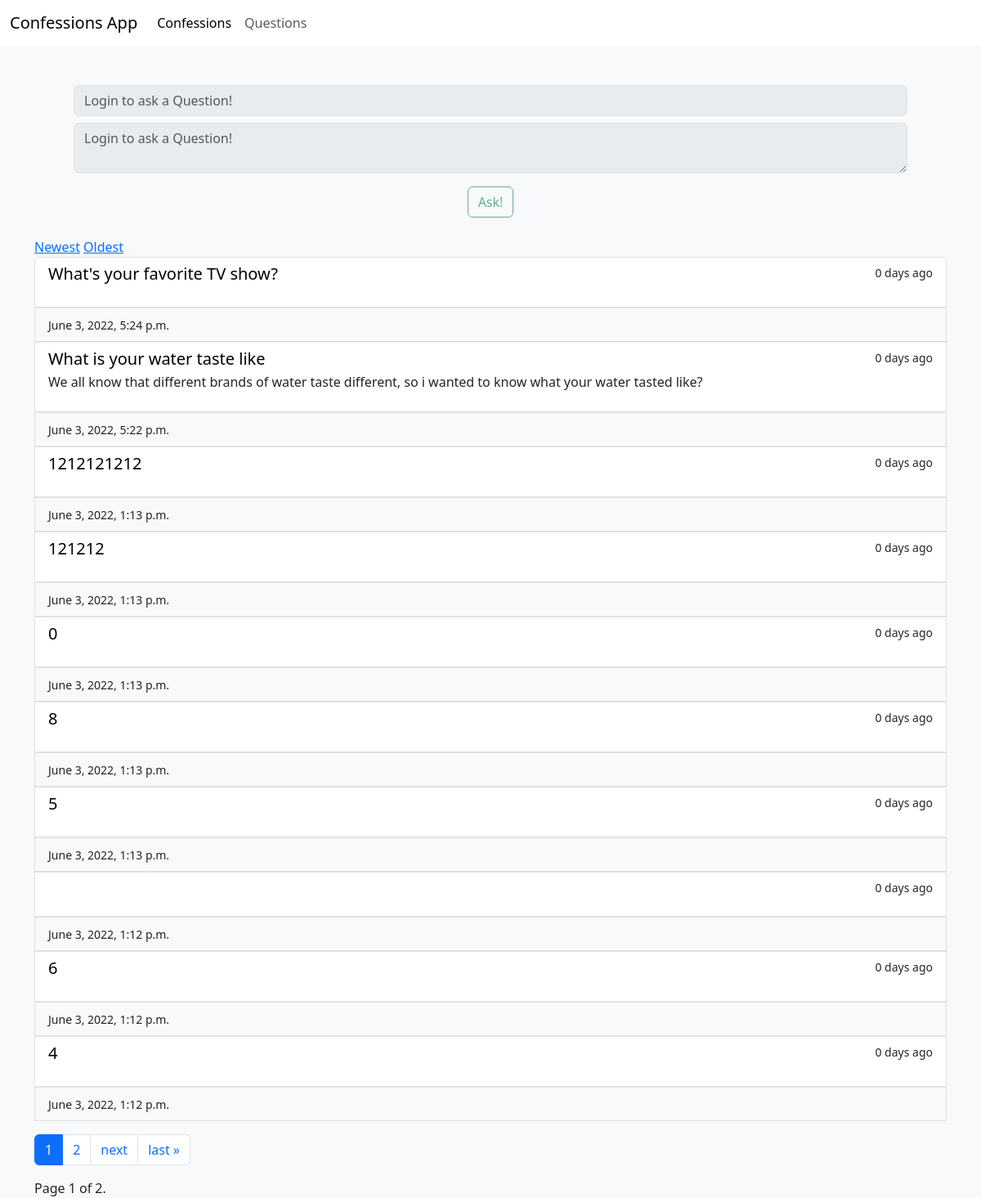
Screenshot of /questions with the database file from the repository.
### ConfessionsApp/models.py (models this page shows, shortened)
class Question(models.Model):
    CATEGORIES = [
        ('CMPLN', 'Complaint'),
        ('FMLY', 'Family'),
        ('FRNDS', 'Friends'),
        ('HBBS', 'Hobbies'),
        ('LV', 'Love'),
        ('OTHR', 'Other'),
        ('SCHL', 'School'),
        ('SPRTS', 'Sports'),
    ]
    category = models.CharField(max_length=10, choices=CATEGORIES)
    owner = models.ForeignKey(User, on_delete=models.CASCADE)
    question_text = models.CharField(max_length=255)
    body = models.TextField()
    date = models.DateTimeField(auto_now_add=True)
    edited = models.BooleanField(default=False)
    edited_date = models.DateTimeField(auto_now=True)
    @property
    def num_days_ago(self):
        today= timezone.now()
        return (today - self.date).days

### ConfessionsApp/views.py (the view, shortened to what this page needs)
# urls.py: path("questions", views.questions, name="questions"),
def questions(request):
    if request.method != "POST":
        SortBy = request.GET.get("SortBy")
        if SortBy == "Oldest":
            Questions = Question.objects.all().order_by("date")
        elif SortBy == "Newest":
            Questions = Question.objects.all().order_by("-date")
        else:
            Questions = Question.objects.all().order_by("-date")
        paginator = Paginator(Questions, 10)
        page_number = request.GET.get('page')
        page_obj = paginator.get_page(page_number)
        return render(request, "ConfessionsApp/questions.html", {
            "page_obj" : page_obj,
        })

### ConfessionsApp/templates/ConfessionsApp/questions.html (shortened to what this page needs)
{%extends 'ConfessionsApp/base.html'%}
{% load bootstrap_icons %}
{%load static%}
{%block content%}
<div class="container mt-5 mb-3">
  <form class="text-center mx-5" method="POST">
    {%if user.is_authenticated%}
    <input class="form-control mb-2" type="text"
      name="QuestionInput" placeholder="Enter a question title!"
      />
      <textarea class="form-control mb-2" type="text"
      name="QuestionBodyInput" placeholder="Type your question here!"
      /></textarea>
    <input id="submitBtn" class="btn btn-outline-success mt-2 mb-4" type="submit" value="Ask!" />
    {%else%}
    <input class="form-control mb-2" type="text"
      name="QuestionInput" placeholder="Login to ask a Question!"
      disabled
    />
    <textarea class="form-control mb-2" type="text"
      name="QuestionBodyInput" placeholder="Login to ask a Question!" disabled
      ></textarea>
    <input id="submitBtn" class="btn btn-outline-success mt-2 mb-4" type="submit" value="Ask!" disabled/>
    {%endif%}
  </form>
  <a href="?page={{page_obj.number}}&SortBy=Newest">Newest</a>
  <a href="?page={{page_obj.number}}&SortBy=Oldest">Oldest</a>
  <div class="list-group">
    {%for Question in page_obj%}
    <a href="{%url 'ConfessionsApp:question' Question.id%}" class="list-group-item list-group-item-action">
      <div class="d-flex w-100 justify-content-between">
        <h5 class="mb-1 text-black" style="text-decoration:none">{{Question.question_text}}</h5>
        <small>{{Question.num_days_ago}} days ago</small>
      </div>
      <div>
        <p>{{Question.body}}</p>
      </div>
    </a>
    <div class="fluid-container">
      <span class="list-group-item bg-light">
      <small class="">{{Question.date}}</small>
    </span>
    </div>
    {%endfor%}
  </div>
</div>
<div class="container">
<ul class="pagination my-3">
  <li class="page-item active" aria-current="page">
    <a class="page-link" href="#" >{{page_obj.number}}</a>
  </li>
  {% if page_obj.has_next %}
    <li class="page-item">
      <a class="page-link" href="?page={{ page_obj.next_page_number }}&SortBy={{SortBy}}">{{ page_obj.next_page_number }}</a>
    </li>
      <li class="page-item">
        <a class="page-link" href="?page={{ page_obj.next_page_number }}&SortBy={{SortBy}}">next</a>
      </li>
      <li class="page-item">
        <a class="page-link" href="?page={{ page_obj.paginator.num_pages }}&SortBy={{SortBy}}">last &raquo;</a>
      </li>
  {% endif %}
</ul>
<span class="current">
Page {{ page_obj.number }} of {{ page_obj.paginator.num_pages }}.
</span>
</div>
{%endblock content%}

### rows the page displays
Question: question_text "What's your favorite TV show?", num_days_ago "0", date "June 3, 2022, 5:24 p.m."
Question: question_text "What is your water taste like", num_days_ago "0", body "We all know that different brands of water taste different, so i wanted to know what your water tasted like?", date "June 3, 2022, 5:22 p.m."
Question: question_text "1212121212", num_days_ago "0", date "June 3, 2022, 1:13 p.m."
Question: question_text "121212", num_days_ago "0", date "June 3, 2022, 1:13 p.m."
Question: question_text "0", num_days_ago "0", date "June 3, 2022, 1:13 p.m."
Question: question_text "8", num_days_ago "0", date "June 3, 2022, 1:13 p.m."
Question: question_text "5", num_days_ago "0", date "June 3, 2022, 1:13 p.m."
Question: num_days_ago "0", date "June 3, 2022, 1:12 p.m."
Question: question_text "6", num_days_ago "0", date "June 3, 2022, 1:12 p.m."
Question: question_text "4", num_days_ago "0", date "June 3, 2022, 1:12 p.m."

### other values shown
{{ page_obj.number }} "1"
{{ page_obj.next_page_number }} "2"
{{ page_obj.paginator.num_pages }} "2"
